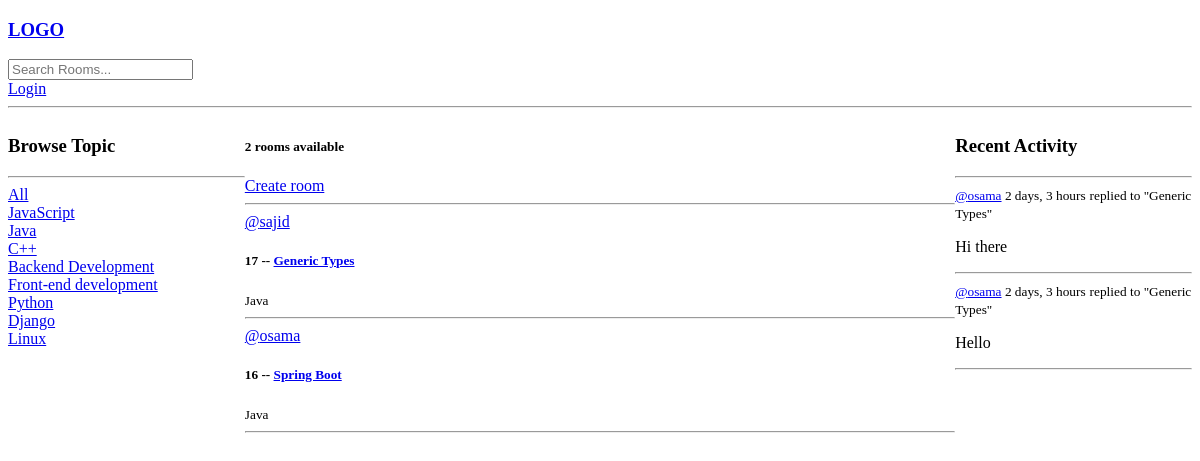
The app's page /, older data.
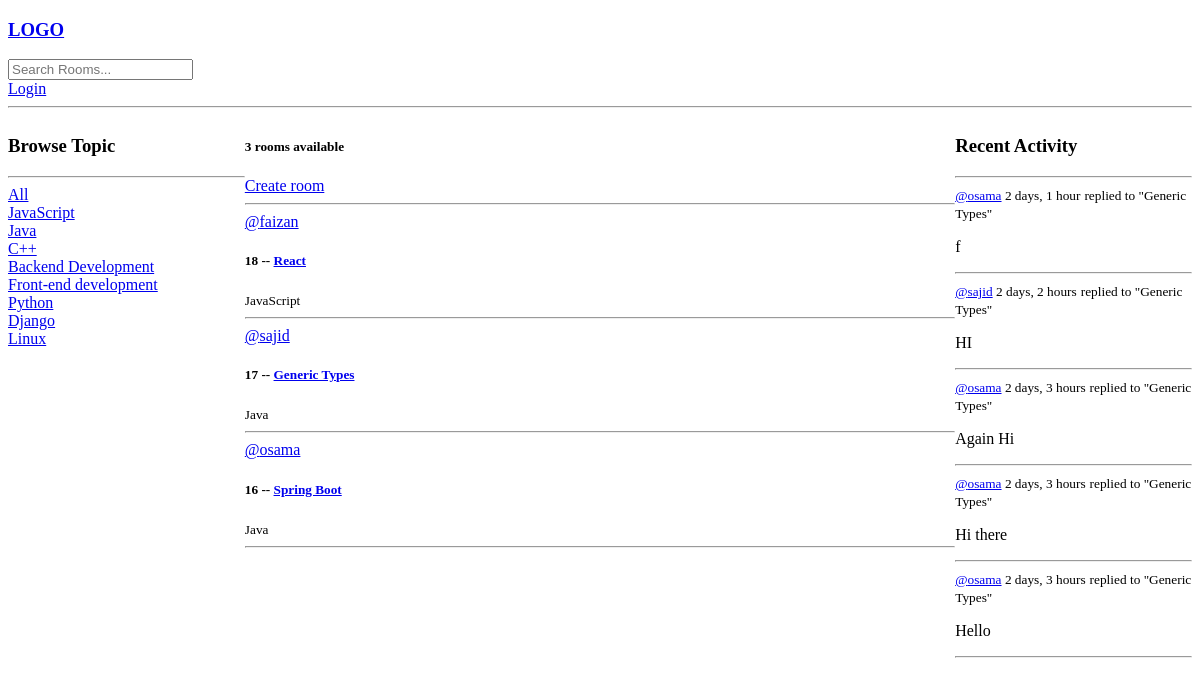
The same page, newer data.
### base/models.py (models this page shows)
class Topic (models.Model):
        name = models.CharField(max_length=200)
        def __str__(self):
                return self.name

class Room(models.Model ):
        host = models.ForeignKey(User, on_delete=models.SET_NULL , null=True)
        topic = models.ForeignKey(Topic, on_delete=models.SET_NULL , null=True)
        name = models.CharField(max_length=200)
        description = models.TextField(null=True, blank=True)
        participants = models.ManyToManyField(User, related_name='participants', blank=True)
        update=models.DateTimeField(auto_now=True)
        created = models.DateTimeField(auto_now_add=True)
        class Meta:
                ordering = ['-update', '-created']             # ordering in Descending Order
        def __str__(self) :
                return str(self.name)

class Message(models.Model):
        user = models.ForeignKey(User, on_delete=models.CASCADE)
        room = models.ForeignKey(Room, on_delete=models.CASCADE)
        body = models.TextField()
        update=models.DateTimeField(auto_now=True)
        created = models.DateTimeField(auto_now_add=True)
        class Meta:
                ordering = ['-update', '-created']
        def __str__(self):
                return self.body[0:50]

### base/views.py (the view)
# urls.py: path("",views.home, name="home"),
def home(request):
    q= request.GET.get('q') if request.GET.get('q') != None else ''
    rooms = Room.objects.filter(
        Q(topic__name__icontains=q) |
        Q(name__icontains=q) |
        Q(description__icontains=q)
        )
    topics = Topic.objects.all()
    room_count = rooms.count()
    room_messages  =Message.objects.filter(Q(room__topic__name__icontains =q))
    context = {'rooms':rooms, 'topics':topics ,
               'room_count':room_count, 'room_messages':room_messages}
    return render(request , 'base/home.html', context )

### base/templates/base/home.html (shortened to what this page needs)
{% extends 'main.html' %}
{% load static %}
{% block content %}
<link rel="stylesheet" type="text/css" href="{% static 'style.css' %}">
<div class="home-container">
    <div>
        {% include 'base/topic_component.html'%}
    </div>
    <div>
        <h5>{{room_count}} rooms available</h5>
        <a href="{% url 'create-room' %}">Create room</a> <br><hr>
        {% include 'base/feed_component.html' %}
    </div>
    <div>
        {% include 'base/activity_component.html' %}
    </div>
</div
{% endblock content %}

### base/templates/base/topic_component.html
        <h3>Browse Topic</h3>
        <hr>
        <div>
            <a href="{% url 'home'%}">All</a>
        </div>
        {% for topic in topics %}
            <div>
                <a href="{% url 'home'%}?q={{topic.name}}">{{topic}}</a>
            </div>
        {% endfor %}

### base/templates/base/feed_component.html (shortened to what this page needs)
<div>
    {% for room in rooms %}
    <a href="{% url 'user-profile' room.host.id %}">@{{room.host.username}}</a>
    <h5>{{room.id}} -- <a href="/room/{{room.id}}">{{room.name}} </a> </h5>
    <small>{{room.topic.name}}</small>
    <br><hr>
    {% endfor %}
</div>

### base/templates/base/activity_component.html (shortened to what this page needs)
        <h3>Recent Activity</h3>
        <hr>
        {% for message in room_messages %}
            <div>
                <small> <a href="{% url 'user-profile' message.user.id %}"> @{{message.user}}</a> {{message.created | timesince}}</small>
                <small>replied to "{{message.room}}"</small>
                <p>{{message}}</p>
                <hr>
            </div>
        {% endfor %}

Row changes from the older to the newer data that the page shows:
added Room: host.username "faizan", id "18", name "React", topic.name "JavaScript"
added Message: user "osama", created "2 days, 1 hour", room "Generic Types", body "f"
added Message: user "sajid", created "2 days, 2 hours", room "Generic Types", body "HI"
added Message: user "osama", created "2 days, 3 hours", room "Generic Types", body "Again Hi"
Text that changed along with them:
{{ room_count }}: "2" → "3"
